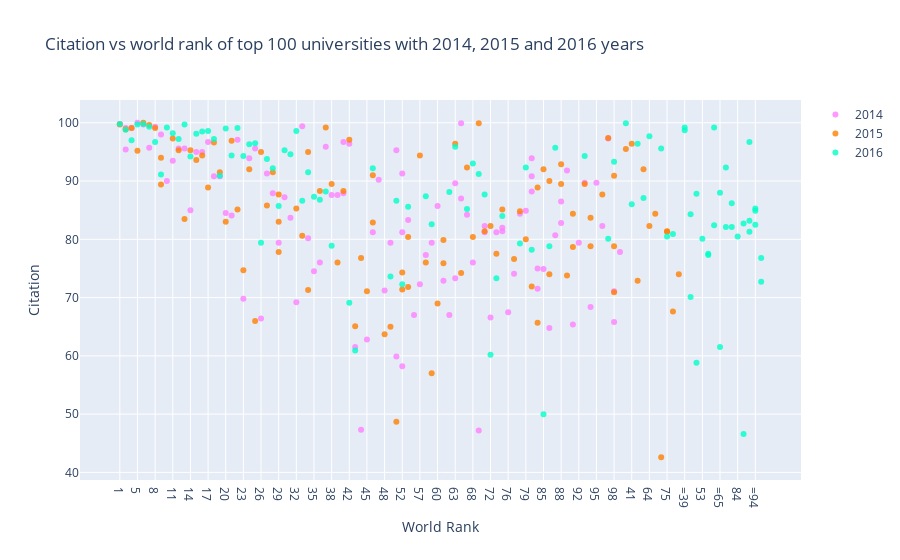

Source (notebook cell):
### Code cell
trace1 =go.Scatter( 
                    x = df2014.world_rank, 
                    y = df2014.citations,  
                    mode = "markers",      
                    name = "2014",         
                    marker = dict(color = 'rgba(255, 128, 255, 0.8)'), 
                    text= df2014.university_name)  

# creating trace2
trace2 =go.Scatter(
                    x = df2015.world_rank, 
                    y = df2015.citations,  
                    mode = "markers",     
                    name = "2015",       
                    marker = dict(color = 'rgba(255, 128, 2, 0.8)'),  
                    text= df2015.university_name)  

# creating trace3
trace3 =go.Scatter(
                    x = df2016.world_rank, 
                    y = df2016.citations,  
                    mode = "markers",      
                    name = "2016",        
                    marker = dict(color = 'rgba(0, 255, 200, 0.8)'),  
                    text= df2016.university_name)  

data = [trace1, trace2, trace3]  

layout = dict(title = 'Citation vs world rank of top 100 universities with 2014, 2015 and 2016 years',
              xaxis= dict(title= 'World Rank',ticklen= 5,zeroline= False),
              yaxis= dict(title= 'Citation',ticklen= 5,zeroline= False) 
             )
fig = dict(data = data, layout = layout)  

iplot(fig)

### Figure 1 — Plotly figure (JSON) as saved in the notebook; plotly's stock layout.template omitted (floating-point values rounded to 4 significant figures)
{"data": [{"marker": {"color": "rgba(255, 128, 255, 0.8)"}, "mode": "markers", "name": "2014", "text": ["California Institute of Technology", "Harvard University", "University of Oxford", "Stanford University", "Massachusetts Institute of Technology", "Princeton University", "University of Cambridge", "University of California, Berkeley", "University of Chicago", "Imperial College London", "Yale University", "University of California, Los Angeles", "Columbia University", "ETH Zurich – Swiss Federal Institute of Technology Zurich", "Johns Hopkins University", "University of Pennsylvania", "Duke University", "University of Michigan", "Cornell University", "University of Toronto", "University College London", "Northwestern University", "University of Tokyo", "Carnegie Mellon University", "University of Washington", "National University of Singapore", "University of Texas at Austin", "Georgia Institute of Technology", "University of Illinois at Urbana-Champaign", "University of Wisconsin-Madison", "University of British Columbia", "London School of Economics and Political Science", "University of California, Santa Barbara", "University of Melbourne", "McGill University", "Karolinska Institute", "École Polytechnique Fédérale de Lausanne", "King’s College London", "University of Edinburgh", "New York University", "University of California, San Diego", "Washington University in St Louis", "University of Hong Kong", "Seoul National University", "Peking University", "University of Minnesota", "University of North Carolina at Chapel Hill", "Australian National University", "Pennsylvania State University", "Boston University", "Tsinghua University", "Brown University", "Kyoto University", "University of California, Davis", "LMU Munich", "Korea Advanced Institute of Science and Technology (KAIST)", "Hong Kong University of Science and Technology", "University of Manchester", "Ohio State University", "Pohang University of Science and Technology", "KU Leuven", "Purdue University", "The University of Queensland", "University of Göttingen", "Rice University", "École Normale Supérieure", "Leiden University", "Heidelberg University", "Delft University of Technology", "University of Southern California", "École Polytechnique", "University of Sydney", "Erasmus University Rotterdam", "University of Basel", "Utrecht University", "Nanyang Technological University", "Wageningen University and Research Center", "University of Pittsburgh", "University of Bristol", "Durham University", "Emory University", "Tufts University", "Michigan State University", "University of Amsterdam", "Ghent University", "Free University of Berlin", "Technical University of Munich", "Case Western Reserve University", "Vanderbilt University", "University of Notre Dame", "Monash University", "McMaster University", "University of California, Irvine", "Humboldt University of Berlin", "University of Rochester", "Pierre and Marie Curie University", "University of Colorado Boulder", "Maastricht University", "University of Groningen", "University of Helsinki"], "type": "scatter", "x": ["1", "2", "2", "4", "5", "6", "7", "8", "9", "10", "11", "12", "13", "14", "15", "16", "17", "18", "19", "20", "21", "22", "23", "24", "25", "26", "27", "28", "29", "30", "31", "32", "33", "34", "35", "36", "37", "38", "39", "40", "40", "42", "43", "44", "45", "46", "47", "48", "49", "50", "50", "52", "52", "52", "55", "56", "57", "58", "59", "60", "61", "62", "63", "63", "65", "65", "67", "68", "69", "70", "70", "72", "73", "74", "74", "76", "77", "78", "79", "80", "80", "80", "83", "83", "85", "86", "87", "88", "88", "90", "91", "92", "93", "94", "95", "96", "97", "98", "98", "100"], "y": [99.8, 99.1, 95.4, 99.1, 100, 99.7, 95.7, 99.3, 98, 90, 93.5, 95.6, 95.6, 85, 95, 95, 96.7, 90.8, 90.8, 84.5, 84.1, 97.1, 69.8, 93.9, 95.6, 66.4, 91.3, 87.9, 79.4, 87.2, 83.7, 69.2, 99.4, 80.2, 74.5, 76, 95.9, 87.6, 87.6, 87.9, 96.7, 96.4, 61.5, 47.3, 62.8, 81.2, 90.2, 71.2, 79.4, 95.3, 59.9, 91.3, 58.2, 81.2, 83.3, 67, 72.3, 77.3, 79.4, 85.7, 72.9, 67, 73.3, 89.6, 99.9, 87, 84.2, 76, 47.2, 81.2, 82.3, 66.6, 81.2, 81.4, 82, 67.5, 74.1, 84.4, 84.9, 88.2, 90.8, 93.9, 71.5, 75, 74.9, 64.8, 80.7, 82.8, 86.5, 91.8, 65.4, 79.4, 89.7, 68.4, 89.7, 82.3, 97.3, 65.8, 71.1, 77.8]}, {"marker": {"color": "rgba(255, 128, 2, 0.8)"}, "mode": "markers", "name": "2015", "text": ["California Institute of Technology", "Harvard University", "University of Oxford", "Stanford University", "University of Cambridge", "Massachusetts Institute of Technology", "Princeton University", "University of California, Berkeley", "Imperial College London", "Yale University", "University of Chicago", "University of California, Los Angeles", "ETH Zurich – Swiss Federal Institute of Technology Zurich", "Columbia University", "Johns Hopkins University", "University of Pennsylvania", "University of Michigan", "Duke University", "Cornell University", "University of Toronto", "Northwestern University", "University College London", "University of Tokyo", "Carnegie Mellon University", "National University of Singapore", "University of Washington", "Georgia Institute of Technology", "University of Texas at Austin", "LMU Munich", "University of Illinois at Urbana-Champaign", "University of Wisconsin-Madison", "University of British Columbia", "University of Melbourne", "London School of Economics and Political Science", "École Polytechnique Fédérale de Lausanne", "University of Edinburgh", "University of California, Santa Barbara", "New York University", "McGill University", "King’s College London", "University of California, San Diego", "Washington University in St Louis", "University of Hong Kong", "Karolinska Institute", "Australian National University", "University of Minnesota", "University of North Carolina at Chapel Hill", "Peking University", "Tsinghua University", "Seoul National University", "Hong Kong University of Science and Technology", "Korea Advanced Institute of Science and Technology (KAIST)", "University of Manchester", "Brown University", "KU Leuven", "University of California, Davis", "Boston University", "Pennsylvania State University", "Kyoto University", "University of Sydney", "Nanyang Technological University", "École Polytechnique", "Scuola Normale Superiore di Pisa", "Leiden University", "The University of Queensland", "Pohang University of Science and Technology", "University of Göttingen", "Ohio State University", "Rice University", "Heidelberg University", "Delft University of Technology", "Erasmus University Rotterdam", "Wageningen University and Research Center", "University of Bristol", "University of Basel", "University of Southern California", "University of Amsterdam", "École Normale Supérieure", "Utrecht University", "Humboldt University of Berlin", "Free University of Berlin", "Michigan State University", "Durham University", "Monash University", "Middle East Technical University", "University of Arizona", "University of Notre Dame", "Tufts University", "University of California, Irvine", "Ghent University", "University of Massachusetts", "University of Pittsburgh", "Emory University", "McMaster University", "University of Glasgow", "Vanderbilt University", "University of Colorado Boulder", "Stockholm University", "Technical University of Munich", "Uppsala University"], "type": "scatter", "x": ["1", "2", "3", "4", "5", "6", "7", "8", "9", "9", "11", "12", "13", "14", "15", "16", "17", "18", "19", "20", "21", "22", "23", "24", "25", "26", "27", "28", "29", "29", "29", "32", "33", "34", "34", "36", "37", "38", "39", "40", "41", "42", "43", "44", "45", "46", "46", "48", "49", "50", "51", "52", "52", "54", "55", "55", "57", "58", "59", "60", "61", "61", "63", "64", "65", "66", "67", "68", "69", "70", "71", "72", "73", "74", "75", "75", "77", "78", "79", "80", "81", "82", "83", "83", "85", "86", "86", "88", "88", "90", "91", "91", "93", "94", "94", "96", "97", "98", "98", "98"], "y": [99.7, 98.9, 95.5, 99.1, 95.2, 100, 99.6, 99.1, 89.4, 94, 97.3, 95.3, 83.5, 95.3, 93.6, 94.4, 88.9, 96.6, 91.5, 83, 96.9, 85.1, 74.7, 92, 66, 95, 85.8, 91.5, 83, 77.8, 87.7, 85.3, 80.6, 71.3, 95, 88.3, 99.2, 89.5, 76, 88.3, 96.4, 97.1, 65.1, 76.8, 71.1, 82.9, 91, 63.7, 65, 48.7, 72.9, 71.4, 74.3, 92, 71.8, 80.4, 94.4, 76, 57, 69, 75.9, 79.9, 96.4, 82.3, 74.2, 84.4, 92.3, 80.4, 99.9, 81.4, 42.6, 82.3, 77.5, 85.1, 81.4, 81.3, 76.6, 84.8, 80, 71.9, 67.6, 74, 88.9, 65.7, 92, 74, 90, 92.9, 89.5, 73.8, 78.7, 84.4, 89.5, 78.8, 83.7, 87.7, 97.4, 90.9, 78.8, 70.9]}, {"marker": {"color": "rgba(0, 255, 200, 0.8)"}, "mode": "markers", "name": "2016", "text": ["California Institute of Technology", "University of Oxford", "Stanford University", "University of Cambridge", "Massachusetts Institute of Technology", "Harvard University", "Princeton University", "Imperial College London", "ETH Zurich – Swiss Federal Institute of Technology Zurich", "University of Chicago", "Johns Hopkins University", "Yale University", "University of California, Berkeley", "University College London", "Columbia University", "University of California, Los Angeles", "University of Pennsylvania", "Cornell University", "University of Toronto", "Duke University", "University of Michigan", "Carnegie Mellon University", "London School of Economics and Political Science", "University of Edinburgh", "Northwestern University", "National University of Singapore", "King’s College London", "Karolinska Institute", "LMU Munich", "New York University", "École Polytechnique Fédérale de Lausanne", "University of Washington", "University of Melbourne", "University of British Columbia", "KU Leuven", "University of Illinois at Urbana-Champaign", "Heidelberg University", "McGill University", "University of California, San Diego", "University of California, Santa Barbara", "Georgia Institute of Technology", "Peking University", "University of Tokyo", "University of California, Davis", "University of Hong Kong", "University of Texas at Austin", "Tsinghua University", "Wageningen University and Research Center", "Humboldt University of Berlin", "University of Wisconsin-Madison", "Brown University", "Australian National University", "Technical University of Munich", "École Normale Supérieure", "Nanyang Technological University", "University of Manchester", "University of Sydney", "University of Amsterdam", "Hong Kong University of Science and Technology", "The University of Queensland", "Washington University in St Louis", "Utrecht University", "University of North Carolina at Chapel Hill", "Boston University", "Delft University of Technology", "University of Minnesota", "Leiden University", "University of Southern California", "University of Bristol", "Durham University", "Erasmus University Rotterdam", "Free University of Berlin", "Monash University", "University of Groningen", "Pennsylvania State University", "University of Glasgow", "University of Helsinki", "University of Tübingen", "University of Pittsburgh", "University of Warwick", "Uppsala University", "University of Copenhagen", "University of New South Wales", "University of Freiburg", "Seoul National University", "University of St Andrews", "Vanderbilt University", "Kyoto University", "Maastricht University", "Emory University", "Lund University", "Ohio State University", "University of Exeter", "University of Bonn", "Georgetown University", "McMaster University", "University of Sheffield", "Queen Mary University of London", "University of Göttingen", "Michigan State University"], "type": "scatter", "x": ["1", "2", "3", "4", "5", "6", "7", "8", "9", "10", "11", "12", "13", "14", "15", "16", "17", "18", "19", "20", "21", "22", "23", "24", "25", "26", "27", "28", "29", "30", "31", "32", "33", "34", "35", "36", "37", "38", "=39", "=39", "41", "42", "43", "=44", "=44", "46", "=47", "=47", "49", "50", "51", "52", "53", "54", "55", "=56", "=56", "58", "59", "=60", "=60", "62", "63", "64", "=65", "=65", "67", "68", "69", "70", "71", "72", "73", "74", "75", "=76", "=76", "78", "79", "80", "81", "=82", "=82", "84", "85", "86", "87", "=88", "=88", "=90", "=90", "=90", "93", "=94", "=94", "=94", "97", "98", "=99", "=99"], "y": [99.8, 98.8, 99.9, 97, 99.7, 99.8, 99.3, 96.7, 91.1, 99.2, 98.2, 97.2, 99.7, 94.2, 98.1, 98.5, 98.6, 97.2, 90.9, 99, 94.4, 99.1, 94.3, 96.3, 96.5, 79.4, 93.8, 92.2, 85.7, 95.3, 94.6, 98.6, 86.6, 91.5, 87.3, 86.8, 88.2, 78.9, 98.7, 99.2, 86, 69.1, 60.9, 84.3, 70.1, 92.2, 58.8, 87.8, 73.6, 86.6, 96.4, 72.3, 80.1, 87.1, 85.6, 77.3, 77.5, 87.4, 82.6, 82.4, 99.2, 88.1, 95.9, 97.7, 61.5, 88, 85.2, 93, 91.2, 87.7, 95.6, 60.2, 73.3, 84, 80.5, 92.3, 82.1, 79.3, 92.3, 78.2, 80.9, 86.2, 82.1, 80.5, 50, 78.8, 95.7, 46.6, 82.7, 96.7, 81.3, 83.2, 94.3, 85.3, 82.5, 84.9, 80.1, 93.3, 72.7, 76.8]}], "layout": {"autosize": true, "title": {"text": "Citation vs world rank of top 100 universities with 2014, 2015 and 2016 years"}, "xaxis": {"autorange": true, "range": [-6.454, 115.5], "ticklen": 5, "title": {"text": "World Rank"}, "type": "category", "zeroline": false}, "yaxis": {"autorange": true, "range": [37.86, 104.7], "ticklen": 5, "title": {"text": "Citation"}, "type": "linear", "zeroline": false}}}
